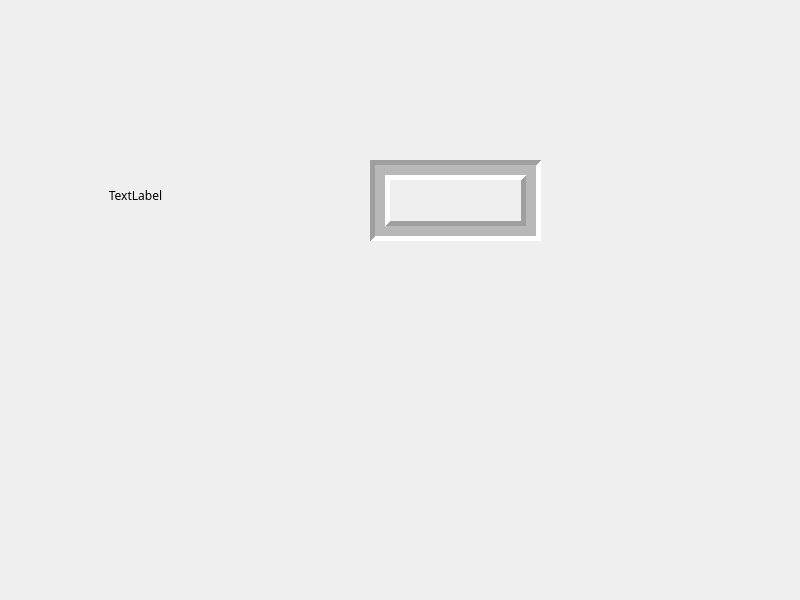
<?xml version="1.0" encoding="UTF-8"?>
<ui version="4.0">
 <class>MyWidget</class>
 <widget class="QWidget" name="MyWidget">
  <property name="geometry">
   <rect>
    <x>0</x>
    <y>0</y>
    <width>800</width>
    <height>600</height>
   </rect>
  </property>
  <property name="windowTitle">
   <string>MyWidget</string>
  </property>
  <widget class="QFrame" name="frame">
   <property name="geometry">
    <rect>
     <x>370</x>
     <y>160</y>
     <width>171</width>
     <height>81</height>
    </rect>
   </property>
   <property name="frameShape">
    <enum>QFrame::Box</enum>
   </property>
   <property name="frameShadow">
    <enum>QFrame::Sunken</enum>
   </property>
   <property name="lineWidth">
    <number>5</number>
   </property>
   <property name="midLineWidth">
    <number>10</number>
   </property>
  </widget>
  <widget class="QLabel" name="label">
   <property name="geometry">
    <rect>
     <x>30</x>
     <y>130</y>
     <width>211</width>
     <height>131</height>
    </rect>
   </property>
   <property name="font">
    <font>
     <family>微软雅黑</family>
     <weight>50</weight>
     <bold>false</bold>
    </font>
   </property>
   <property name="text">
    <string>TextLabel</string>
   </property>
   <property name="alignment">
    <set>Qt::AlignCenter</set>
   </property>
   <property name="wordWrap">
    <bool>true</bool>
   </property>
  </widget>
 </widget>
 <resources/>
 <connections/>
</ui>
